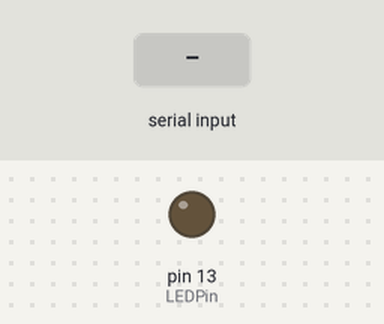
Bench run of a sketch on a simulated Arduino Uno, built with avr-gcc and run on an emulated ATmega328P. Parts: output pins drawn as LEDs (lit = HIGH). The test bench sets the inputs (shaded band).

Above: at 1.2 s.
1.3 s: "1" received over Serial
At 2.4 s:
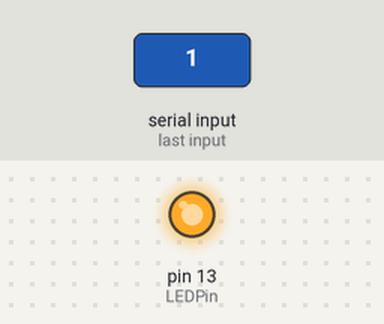
2.8 s: "0" received over Serial
At 3.5 s:
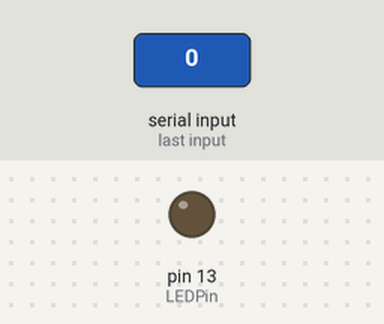
Timing chart, 0 to 5.8 s (numbered marks = the images above; inputs shaded):
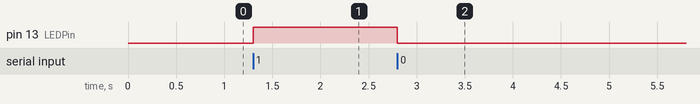

The sketch:

VS_Start.ino
```cpp
#define BaudRate 9600
#define LEDPin 13
char incomingOption;
// the setup function runs once when you press reset or power the board
void setup() {
  // initialize digital pin 13 as an output.
 // pinMode(13, OUTPUT);
 // pinMode(12, OUTPUT);
 //  pinMode(11, OUTPUT);
 pinMode(LEDPin , OUTPUT);
Serial.begin(BaudRate);

}

// the loop function runs over and over again forever
void loop() {
 incomingOption = Serial.read();

 switch (incomingOption){
  case '1':
  digitalWrite(LEDPin, HIGH);
  break;
   case '0':
  digitalWrite(LEDPin, LOW);
  break;
  }

 // digitalWrite(13, HIGH);
 // delay(1000);
 // digitalWrite(13, LOW);
//  delay(1000);
  //digitalWrite(12, HIGH);
 // delay(1000);
 // digitalWrite(12, LOW);
//  delay(1000);
//  digitalWrite(11, HIGH);
//  delay(1000);
//  digitalWrite(11, LOW);
//  delay(1000);

}
```

Measured:
- after the input at 1.3 s, pin 13 (LEDPin): LOW → HIGH at once
- after the input at 2.8 s, pin 13 (LEDPin): HIGH → LOW at once
